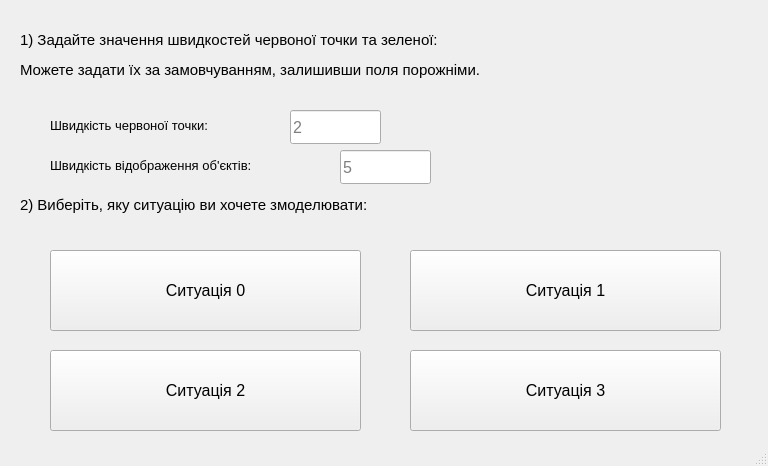
<?xml version="1.0" encoding="UTF-8"?>
<ui version="4.0">
 <class>MainWindow</class>
 <widget class="QMainWindow" name="MainWindow">
  <property name="windowModality">
   <enum>Qt::NonModal</enum>
  </property>
  <property name="geometry">
   <rect>
    <x>0</x>
    <y>0</y>
    <width>768</width>
    <height>466</height>
   </rect>
  </property>
  <property name="windowTitle">
   <string>Лабораторна робота №5</string>
  </property>
  <property name="locale">
   <locale language="Ukrainian" country="Ukraine"/>
  </property>
  <widget class="QWidget" name="centralwidget">
   <widget class="QLabel" name="label">
    <property name="geometry">
     <rect>
      <x>20</x>
      <y>10</y>
      <width>601</width>
      <height>91</height>
     </rect>
    </property>
    <property name="font">
     <font>
      <pointsize>11</pointsize>
      <weight>50</weight>
      <italic>false</italic>
      <bold>false</bold>
     </font>
    </property>
    <property name="text">
     <string>&lt;html&gt;&lt;head/&gt;&lt;body&gt;&lt;p&gt;1) Задайте значення швидкостей червоної точки та зеленої:&lt;/p&gt;&lt;p&gt;Можете задати їх за замовчуванням, залишивши поля порожніми.&lt;/p&gt;&lt;/body&gt;&lt;/html&gt;</string>
    </property>
   </widget>
   <widget class="QLineEdit" name="lineEdit_4">
    <property name="geometry">
     <rect>
      <x>290</x>
      <y>110</y>
      <width>91</width>
      <height>34</height>
     </rect>
    </property>
    <property name="font">
     <font>
      <pointsize>12</pointsize>
      <weight>50</weight>
      <italic>false</italic>
      <bold>false</bold>
     </font>
    </property>
    <property name="accessibleDescription">
     <string/>
    </property>
    <property name="inputMask">
     <string/>
    </property>
    <property name="text">
     <string/>
    </property>
    <property name="dragEnabled">
     <bool>false</bool>
    </property>
    <property name="placeholderText">
     <string>2</string>
    </property>
   </widget>
   <widget class="QLabel" name="label_2">
    <property name="geometry">
     <rect>
      <x>20</x>
      <y>180</y>
      <width>461</width>
      <height>51</height>
     </rect>
    </property>
    <property name="font">
     <font>
      <pointsize>11</pointsize>
      <weight>50</weight>
      <italic>false</italic>
      <bold>false</bold>
     </font>
    </property>
    <property name="text">
     <string>&lt;html&gt;&lt;head/&gt;&lt;body&gt;&lt;p&gt;2) Виберіть, яку ситуацію ви хочете змоделювати:&lt;/p&gt;&lt;/body&gt;&lt;/html&gt;</string>
    </property>
   </widget>
   <widget class="QPushButton" name="pushButton_2">
    <property name="geometry">
     <rect>
      <x>50</x>
      <y>250</y>
      <width>311</width>
      <height>81</height>
     </rect>
    </property>
    <property name="font">
     <font>
      <pointsize>12</pointsize>
      <weight>50</weight>
      <italic>false</italic>
      <bold>false</bold>
     </font>
    </property>
    <property name="toolTip">
     <string>&lt;html&gt;&lt;head/&gt;&lt;body&gt;&lt;p&gt;&lt;span style=&quot; font-size:10pt;&quot;&gt;В цій ситуації дві точки просто рухаються не взаємодіючи.&lt;/span&gt;&lt;/p&gt;&lt;p&gt;&lt;span style=&quot; font-size:10pt;&quot;&gt;Можна дізнатись за який час вони роблять повний оберт.&lt;/span&gt;&lt;/p&gt;&lt;/body&gt;&lt;/html&gt;</string>
    </property>
    <property name="toolTipDuration">
     <number>2</number>
    </property>
    <property name="text">
     <string>Ситуація 0</string>
    </property>
    <property name="shortcut">
     <string>Ctrl+1</string>
    </property>
   </widget>
   <widget class="QPushButton" name="pushButton_3">
    <property name="geometry">
     <rect>
      <x>410</x>
      <y>250</y>
      <width>311</width>
      <height>81</height>
     </rect>
    </property>
    <property name="font">
     <font>
      <pointsize>12</pointsize>
      <weight>50</weight>
      <italic>false</italic>
      <bold>false</bold>
     </font>
    </property>
    <property name="toolTip">
     <string>&lt;html&gt;&lt;head/&gt;&lt;body&gt;&lt;p&gt;&lt;span style=&quot; font-size:10pt;&quot;&gt;В цій ситуації дві точки склеюються при зіткненні.&lt;/span&gt;&lt;/p&gt;&lt;p&gt;&lt;br/&gt;&lt;/p&gt;&lt;/body&gt;&lt;/html&gt;</string>
    </property>
    <property name="text">
     <string>Ситуація 1</string>
    </property>
    <property name="shortcut">
     <string>Ctrl+0</string>
    </property>
   </widget>
   <widget class="QLabel" name="label_8">
    <property name="geometry">
     <rect>
      <x>50</x>
      <y>110</y>
      <width>231</width>
      <height>31</height>
     </rect>
    </property>
    <property name="font">
     <font>
      <pointsize>10</pointsize>
     </font>
    </property>
    <property name="text">
     <string>Швидкість червоної точки:</string>
    </property>
   </widget>
   <widget class="QLabel" name="label_9">
    <property name="geometry">
     <rect>
      <x>50</x>
      <y>150</y>
      <width>291</width>
      <height>31</height>
     </rect>
    </property>
    <property name="font">
     <font>
      <pointsize>10</pointsize>
     </font>
    </property>
    <property name="text">
     <string>&lt;html&gt;&lt;head/&gt;&lt;body&gt;&lt;p&gt;Швидкість відображення об'єктів:&lt;/p&gt;&lt;/body&gt;&lt;/html&gt;</string>
    </property>
   </widget>
   <widget class="QLineEdit" name="lineEdit_9">
    <property name="geometry">
     <rect>
      <x>340</x>
      <y>150</y>
      <width>91</width>
      <height>34</height>
     </rect>
    </property>
    <property name="font">
     <font>
      <pointsize>12</pointsize>
     </font>
    </property>
    <property name="inputMask">
     <string/>
    </property>
    <property name="text">
     <string/>
    </property>
    <property name="dragEnabled">
     <bool>false</bool>
    </property>
    <property name="placeholderText">
     <string>5</string>
    </property>
   </widget>
   <widget class="QPushButton" name="pushButton_4">
    <property name="geometry">
     <rect>
      <x>50</x>
      <y>350</y>
      <width>311</width>
      <height>81</height>
     </rect>
    </property>
    <property name="font">
     <font>
      <pointsize>12</pointsize>
      <weight>50</weight>
      <italic>false</italic>
      <bold>false</bold>
     </font>
    </property>
    <property name="text">
     <string>Ситуація 2</string>
    </property>
    <property name="shortcut">
     <string/>
    </property>
   </widget>
   <widget class="QPushButton" name="pushButton_5">
    <property name="geometry">
     <rect>
      <x>410</x>
      <y>350</y>
      <width>311</width>
      <height>81</height>
     </rect>
    </property>
    <property name="font">
     <font>
      <pointsize>12</pointsize>
      <weight>50</weight>
      <italic>false</italic>
      <bold>false</bold>
     </font>
    </property>
    <property name="text">
     <string>Ситуація 3</string>
    </property>
    <property name="shortcut">
     <string>Ctrl+3</string>
    </property>
   </widget>
  </widget>
  <widget class="QStatusBar" name="statusbar"/>
 </widget>
 <resources/>
 <connections/>
</ui>
